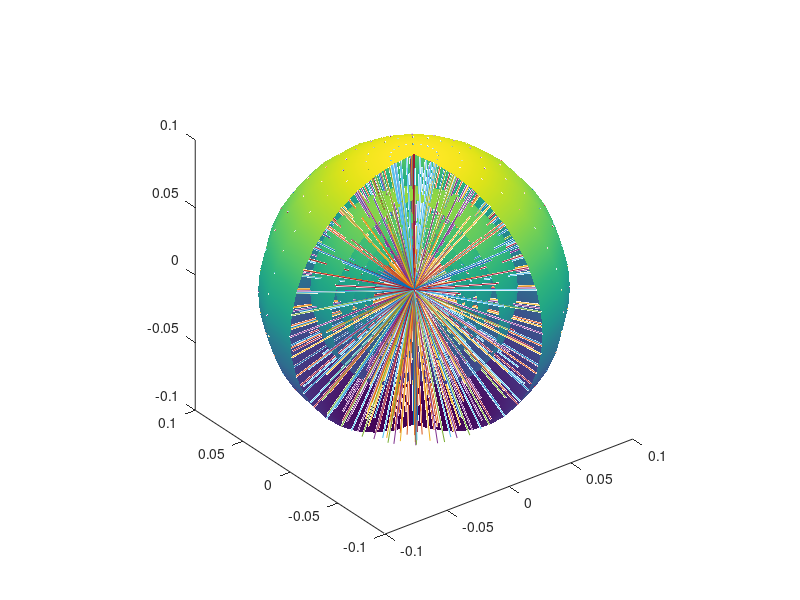

The MATLAB source for this figure:
k=9e9;
q=1e-9;
r0=0.1;
u0=k*q/r0;
[X,Y,Z]=sphere(20);
r0=0.1;
x=r0*X(:)';
y=r0*Y(:)';
z=r0*Z(:)';
x=[x;zeros(size(x))];
y=[y;zeros(size(y))];
z=[z;zeros(size(z))];
plot3(x,y,z);hold on;
u=linspace(1,3,5)*u0;
[X,Y,Z]=sphere;
r=k*q./u;
Z(X<0&Y<0)=nan;
for i=1:5;
    surf(r(i)*X,r(i)*Y,r(i)*Z);
end
shading interp;
axis square;